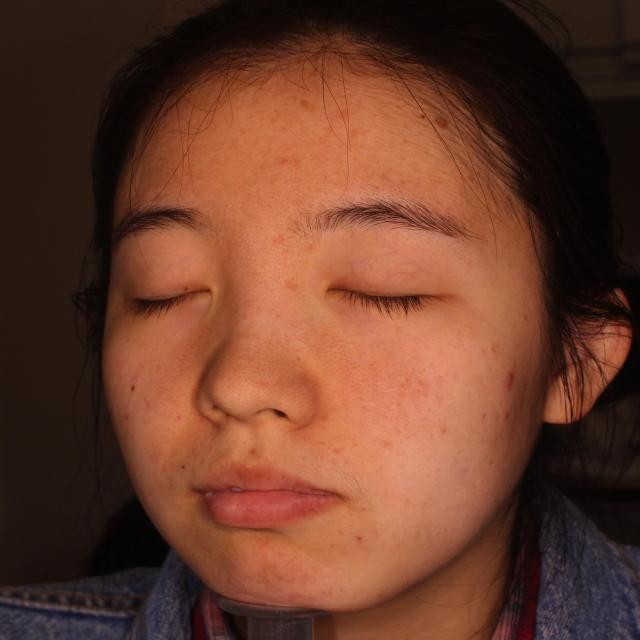
#> input picture Yusuf/Acne-Detection-V1-1/test/images/levle0_112_jpg.rf.2df72c4a5a5d52694f0f34c093f5fecc.jpg, 640 x 640 px
$ python -i heuristic_detector.py   (imports and definitions only)
#> lines starting #> are read from the running program, lines starting #| are printed output that depends on the picture; after the words box and inside, x2 and y2 are one past the last pixel; in counts of white or black regions, pixels touching at a corner belong together
### dermai-ai/utils/label_map.py
"""
label_map.py
============
Bidirectional mapping between English and Turkish acne lesion class names.
"""

# Canonical API labels. The trained DermAI dataset uses lowercase/plural names
# such as "papules"; normalize them before exposing results to the app.
LABELS_EN: list[str] = [
    "Comedone",
    "Nodule",
    "Papule",
    "Pustule",
    "Cyst",
    "Inflammatory lesion",
    "Scar",
]

# Turkish display names shown in the doctor panel and API responses
LABELS_TR: list[str] = [
    "Komedon",
    "Nodül",
    "Papül",
    "Püstül",
    "Kist",
    "İnflamatuar lezyon",
    "Skar / Akne izi",
]

# Lookup dictionaries
EN_TO_TR: dict[str, str] = dict(zip(LABELS_EN, LABELS_TR))
TR_TO_EN: dict[str, str] = dict(zip(LABELS_TR, LABELS_EN))

# Index-based lookup (used when model returns class_id integers)
ID_TO_EN: dict[int, str] = dict(enumerate(LABELS_EN))
ID_TO_TR: dict[int, str] = dict(enumerate(LABELS_TR))


def _normalize_label(label: str) -> str:
    """Normalize label names for resilient matching."""
    return " ".join(label.strip().lower().replace("_", " ").replace("-", " ").split())


EN_NORMALIZED_TO_TR: dict[str, str] = {
    _normalize_label(en): tr
    for en, tr in EN_TO_TR.items()
}
#> in detect_heuristic_lesions, bgr is the input picture: shape (640, 640, 3); mean B, G, R 42.5, 60.1, 104.2

EN_ALIASES: dict[str, str] = {
    "comedone": "Comedone",
    "comedones": "Comedone",
    "blackhead": "Comedone",
    "blackheads": "Comedone",
    "whitehead": "Comedone",
    "whiteheads": "Comedone",
    "nodule": "Nodule",
    "nodules": "Nodule",
    "papule": "Papule",
    "papules": "Papule",
    "pustule": "Pustule",
    "pustules": "Pustule",
    "cyst": "Cyst",
    "cysts": "Cyst",
    "inflammatory lesion": "Inflammatory lesion",
    "inflammatory lesions": "Inflammatory lesion",
    "scar": "Scar",
    "scars": "Scar",
}


def canonical_label_en(label_en: str) -> str:
    """Return the canonical English API label for model-native class names."""
    return EN_ALIASES.get(_normalize_label(label_en), label_en)


def to_turkish_label(label_en: str) -> str:
    """
    Map an English label to Turkish when it is one of the known acne classes.
    Falls back to the original label for unknown classes.
    """
    canonical = canonical_label_en(label_en)
    return EN_NORMALIZED_TO_TR.get(_normalize_label(canonical), canonical)

### dermai-ai/models/heuristic_detector.py
"""
heuristic_detector.py
=====================
Rule-based lesion candidate detector used when acne-trained YOLO weights
are not available.

This module is intentionally deterministic and image-driven (no random values).
It detects candidate regions using skin masking + redness/darkness contrasts.
"""
from __future__ import annotations

import cv2
import numpy as np

from utils.label_map import ID_TO_EN, to_turkish_label

EN_TO_ID: dict[str, int] = {label: idx for idx, label in ID_TO_EN.items()}


def _as_uint8_rgb(image_np: np.ndarray) -> np.ndarray:
    if image_np.dtype == np.uint8:
        return image_np
    clipped = np.clip(image_np, 0.0, 1.0)
    return (clipped * 255.0).astype(np.uint8)


def _build_skin_mask(bgr: np.ndarray) -> np.ndarray:
    """Approximate skin mask in YCrCb space (works reasonably for many tones)."""
    ycrcb = cv2.cvtColor(bgr, cv2.COLOR_BGR2YCrCb)
#> ycrcb: shape (640, 640, 3); mean of channels 0, 1, 2 71.3, 151.5, 111.8
    lower = np.array([0, 133, 77], dtype=np.uint8)
    upper = np.array([255, 173, 127], dtype=np.uint8)
    mask = cv2.inRange(ycrcb, lower, upper)
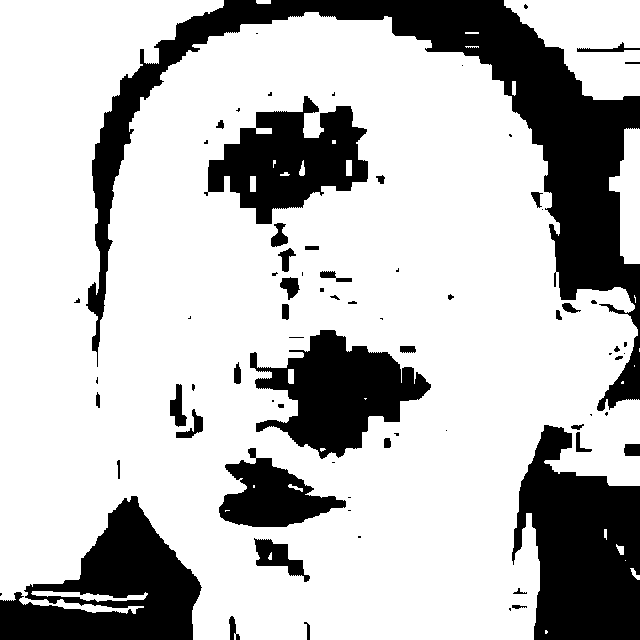
#> mask: shape (640, 640); 74.3% white; 74 black regions (34 under 20 px), largest, box (x1, y1, x2, y2) and area: (86, 0, 640, 411) 38417, (512, 425, 640, 640) 18818, (0, 496, 202, 640) 15281

    kernel = cv2.getStructuringElement(cv2.MORPH_ELLIPSE, (5, 5))
    mask = cv2.morphologyEx(mask, cv2.MORPH_OPEN, kernel, iterations=1)
#> mask: shape (640, 640); 73.9% white; 65 black regions (30 under 20 px), largest, box (x1, y1, x2, y2) and area: (86, 0, 640, 416) 39102, (512, 424, 640, 640) 19172, (0, 496, 202, 640) 15522
    mask = cv2.morphologyEx(mask, cv2.MORPH_CLOSE, kernel, iterations=1)
#> mask: shape (640, 640); 74.4% white; 33 black regions (1 under 20 px), largest, box (x1, y1, x2, y2) and area: (88, 0, 640, 330) 37151, (513, 425, 640, 640) 19047, (0, 496, 201, 640) 15247
    return mask


def _bbox_iou(a: dict, b: dict) -> float:
    ax1, ay1 = a["x"], a["y"]
    ax2, ay2 = ax1 + a["w"], ay1 + a["h"]
    bx1, by1 = b["x"], b["y"]
    bx2, by2 = bx1 + b["w"], by1 + b["h"]

    ix1, iy1 = max(ax1, bx1), max(ay1, by1)
    ix2, iy2 = min(ax2, bx2), min(ay2, by2)
    iw, ih = max(0, ix2 - ix1), max(0, iy2 - iy1)
    inter = float(iw * ih)
    if inter <= 0:
        return 0.0

    area_a = float(max(1, a["w"]) * max(1, a["h"]))
    area_b = float(max(1, b["w"]) * max(1, b["h"]))
    return inter / max(1e-6, (area_a + area_b - inter))


def _nms(detections: list[dict], iou_threshold: float = 0.30, max_keep: int = 25) -> list[dict]:
    kept: list[dict] = []
    for det in detections:
        if all(_bbox_iou(det["bbox"], k["bbox"]) < iou_threshold for k in kept):
            kept.append(det)
            if len(kept) >= max_keep:
                break
    return kept


def _classify_candidate(area: float, mean_redness: float, mean_darkness: float) -> str:
    # Conservative label heuristics until trained weights are available.
    if mean_redness >= 0.11:
        if area >= 1200:
            return "Nodule"
        if area >= 450:
            return "Pustule"
        if area >= 140:
            return "Papule"
        return "Inflammatory lesion"

    if mean_darkness >= 0.055:
        return "Comedone"

    if area >= 1600:
        return "Cyst"

    return "Papule"


def _confidence(mean_redness: float, mean_darkness: float, area: float, area_norm: float) -> float:
    red_score = np.clip((mean_redness + 0.02) / 0.20, 0.0, 1.0)
    dark_score = np.clip((mean_darkness + 0.015) / 0.15, 0.0, 1.0)
    size_score = np.clip(area / max(1.0, area_norm), 0.0, 1.0)

    score = 0.20 + 0.45 * max(red_score, dark_score) + 0.35 * size_score
    return float(np.clip(score, 0.20, 0.95))


def detect_heuristic_lesions(image_np: np.ndarray, conf_threshold: float = 0.25) -> list[dict]:
    """
    Return acne-like lesion candidates from a face image using deterministic CV.
    Output schema matches the main YOLO detector output.
    """
    rgb = _as_uint8_rgb(image_np)
    bgr = cv2.cvtColor(rgb, cv2.COLOR_RGB2BGR)

    skin_mask = _build_skin_mask(bgr)
    skin_bool = skin_mask > 0

    # If skin area is tiny, return no detections instead of guessing.
    if int(np.count_nonzero(skin_bool)) < 3500:
        return []

    rgb_f = rgb.astype(np.float32) / 255.0
    r = rgb_f[:, :, 0]
    g = rgb_f[:, :, 1]
    b = rgb_f[:, :, 2]
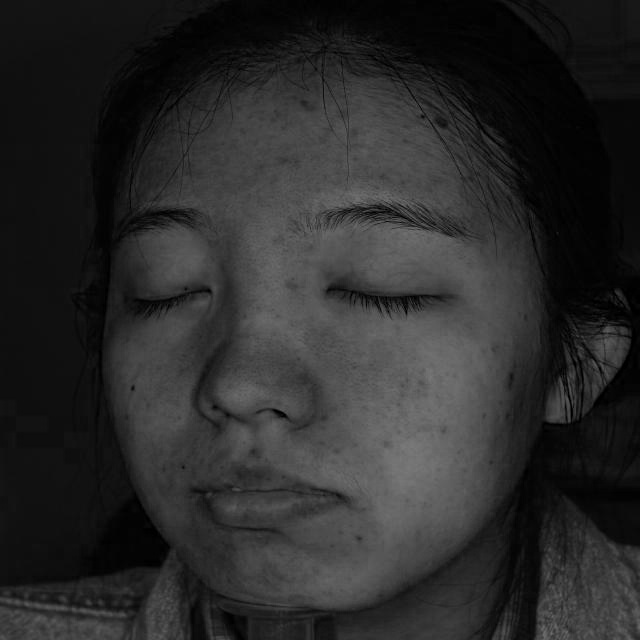
#> b: shape (640, 640) float32; min 0, max 0.478, mean 0.167

    redness = r - 0.5 * (g + b)
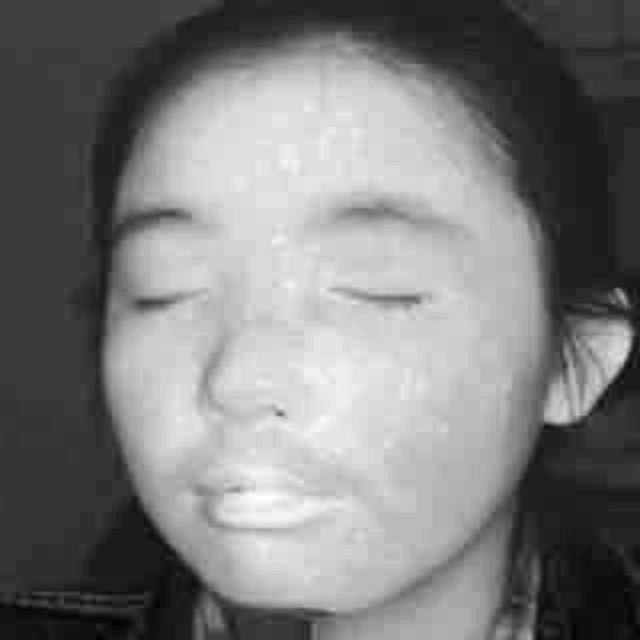
#> redness: shape (640, 640) float32; min -0.049, max 0.48, mean 0.208; drawn with min black and max white

    gray = cv2.cvtColor(rgb, cv2.COLOR_RGB2GRAY).astype(np.float32) / 255.0
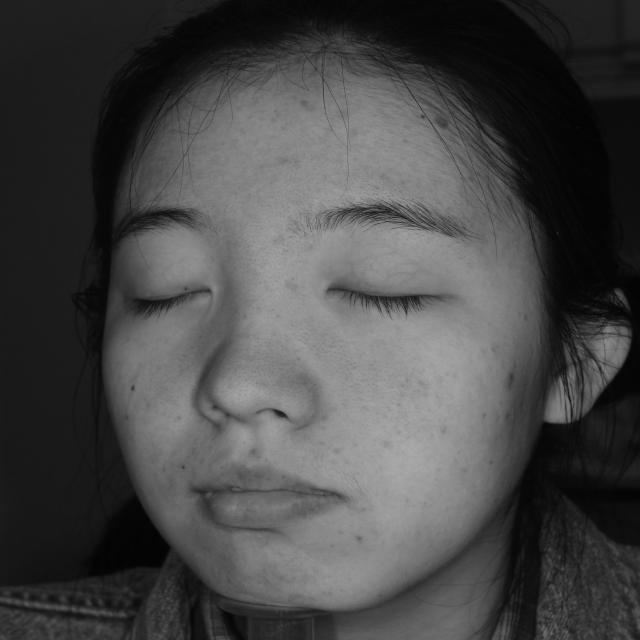
#> gray: shape (640, 640) float32; min 0, max 0.671, mean 0.28
    local_bg = cv2.GaussianBlur(gray, (21, 21), 0)
    darkness = local_bg - gray
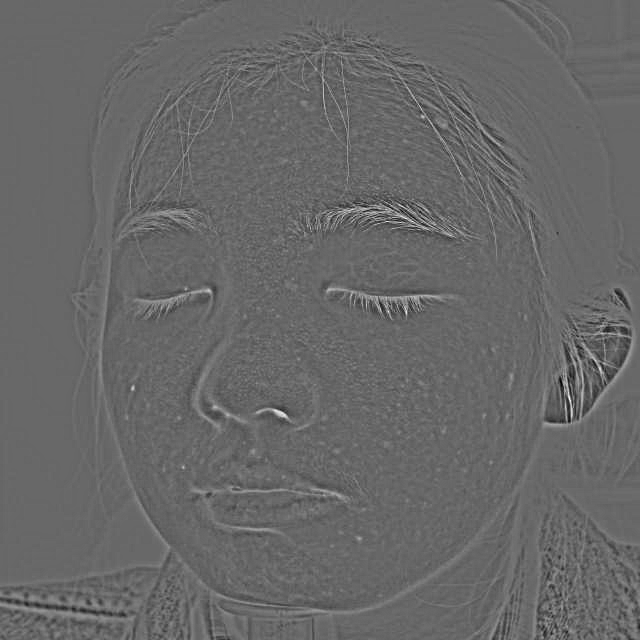
#> darkness: shape (640, 640) float32; min -0.189, max 0.274, mean -3.9e-06; drawn with min black and max white

    red_vals = redness[skin_bool]
    dark_vals = darkness[skin_bool]

    red_threshold = max(0.045, float(red_vals.mean() + 0.75 * red_vals.std()))
#> red_threshold = 0.334
    dark_threshold = max(0.035, float(dark_vals.mean() + 0.80 * dark_vals.std()))
#> dark_threshold = 0.035

    red_mask = ((redness > red_threshold) & skin_bool).astype(np.uint8) * 255
#> red_mask: shape (640, 640); 27.3% white; 23 white regions (9 under 20 px), largest, box (x1, y1, x2, y2) and area: (120, 64, 520, 602) 110015, (599, 330, 629, 378) 722, (549, 392, 568, 422) 365
    dark_mask = ((darkness > dark_threshold) & skin_bool).astype(np.uint8) * 255
#> dark_mask: shape (640, 640); 2.5% white in thin lines or dots

    candidate_mask = cv2.bitwise_or(red_mask, dark_mask)
#> candidate_mask: shape (640, 640); 29.3% white; 602 white regions (544 under 20 px), largest, box (x1, y1, x2, y2) and area: (120, 60, 520, 602) 112497, (579, 322, 636, 417) 1208, (542, 339, 584, 428) 531
    kernel = cv2.getStructuringElement(cv2.MORPH_ELLIPSE, (3, 3))
    candidate_mask = cv2.morphologyEx(candidate_mask, cv2.MORPH_OPEN, kernel, iterations=1)
#> candidate_mask: shape (640, 640); 28.1% white; 138 white regions (89 under 20 px), largest, box (x1, y1, x2, y2) and area: (120, 64, 519, 602) 110616, (599, 328, 629, 378) 763, (549, 394, 568, 422) 358
    candidate_mask = cv2.dilate(candidate_mask, kernel, iterations=1)
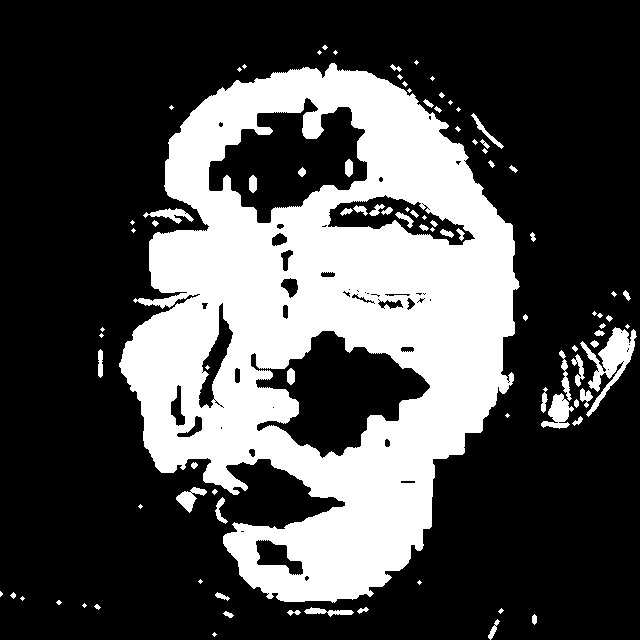
#> candidate_mask: shape (640, 640); 30.1% white; 93 white regions (38 under 20 px)

    contours, _ = cv2.findContours(candidate_mask, cv2.RETR_EXTERNAL, cv2.CHAIN_APPROX_SIMPLE)
#> contours = 75 contours, 45 with area under 20; largest, box (x1, y1, x2, y2) and area: (119, 63, 520, 603) 144890, (580, 327, 637, 417) 1534, (541, 393, 574, 429) 536, (176, 487, 207, 513) 307, (143, 208, 194, 224) 274

    h, w = rgb.shape[:2]
    img_area = float(h * w)
    min_area = max(26.0, img_area * 0.00006)
    max_area = img_area * 0.015
    area_norm = img_area * 0.004
    effective_conf_threshold = max(conf_threshold, 0.55)

    detections: list[dict] = []

    for cnt in contours:
        area = float(cv2.contourArea(cnt))
        if area < min_area or area > max_area:
            continue

        x, y, bw, bh = cv2.boundingRect(cnt)
        if bw < 4 or bh < 4:
            continue

        aspect = max(bw, bh) / max(1.0, min(bw, bh))
        if aspect > 2.5:
            continue

        cnt_mask = np.zeros(candidate_mask.shape, dtype=np.uint8)
        cv2.drawContours(cnt_mask, [cnt], -1, 255, thickness=cv2.FILLED)
        roi = cnt_mask > 0

        mean_redness = float(np.mean(redness[roi])) if np.any(roi) else 0.0
        mean_darkness = float(np.mean(darkness[roi])) if np.any(roi) else 0.0
        if mean_redness < (red_threshold * 0.85) and mean_darkness < (dark_threshold * 0.85):
            continue

        label_en = _classify_candidate(area=area, mean_redness=mean_redness, mean_darkness=mean_darkness)
        conf = _confidence(
            mean_redness=mean_redness,
            mean_darkness=mean_darkness,
            area=area,
            area_norm=area_norm,
        )
        if conf < effective_conf_threshold:
            continue

        label_tr = to_turkish_label(label_en)
        class_id = EN_TO_ID.get(label_en, -1)

        detections.append(
            {
                "label": label_tr,
                "label_en": label_en,
                "confidence": round(conf, 4),
                "class_id": class_id,
                "bbox": {"x": int(x), "y": int(y), "w": int(bw), "h": int(bh)},
            }
        )
#> this loop made 75 passes
#> (area, x, y, bw, bh, aspect, mean_redness, mean_darkness) on passes 2, 7, 13, 19, 21, 26, 27, 29: (68, 488, 619, 12, 21, 1.75, 0.159, 0.0392), (29, 357, 607, 12, 7, 1.71, 0.24, 0.0354), (45.5, 215, 592, 15, 9, 1.67, 0.145, 0.0363), (104.5, 215, 497, 13, 27, 2.08, 0.351, -0.00684), (307, 176, 487, 31, 26, 1.19, 0.319, 0.00539), (535.5, 541, 393, 33, 36, 1.09, 0.292, -0.00462), (106, 580, 388, 13, 20, 1.54, 0.299, 0.00831), (146, 571, 354, 14, 33, 2.36, 0.213, 0.0464)
#> pass 2, in detect_heuristic_lesions, `roi = cnt_mask > 0`:
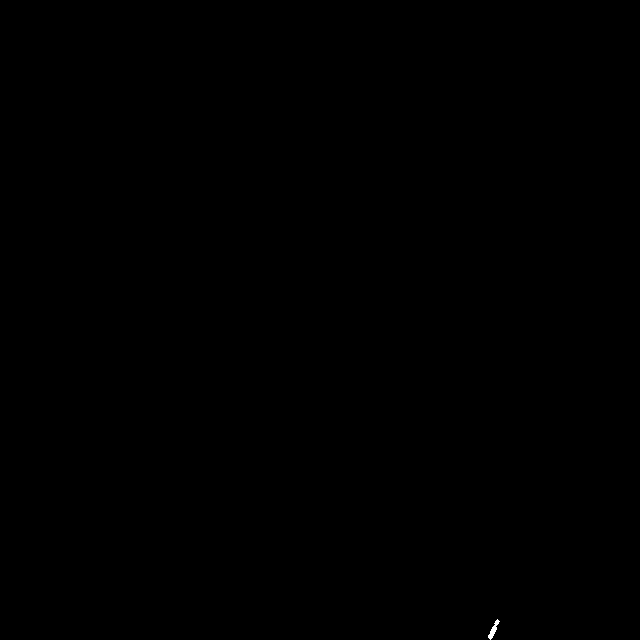
#> roi: shape (640, 640) bool; 0.02% white; 1 white region, box (x1, y1, x2, y2) and area: (488, 619, 500, 640) 89
#> after the loop, detections = 14 items

    detections.sort(key=lambda d: d["confidence"], reverse=True)
    return _nms(detections, iou_threshold=0.30, max_keep=25)
#> the loop in _nms, `for det in detections:` made 14 passes

>>> import cv2
>>> picture = cv2.cvtColor(cv2.imread('../../Yusuf/Acne-Detection-V1-1/test/images/levle0_112_jpg.rf.2df72c4a5a5d52694f0f34c093f5fecc.jpg'), cv2.COLOR_BGR2RGB)
>>> result = detect_heuristic_lesions(picture)

$ run again, on Yusuf/Acne-Detection-V1-1/test/images/levle0_11_jpg.rf.6167a05bb0e4b9e8cc5cb9de7239d9c8.jpg
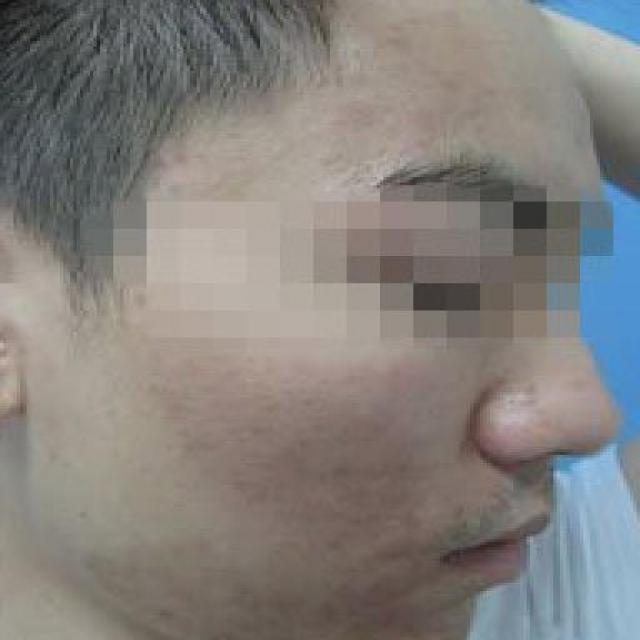
#> input picture Yusuf/Acne-Detection-V1-1/test/images/levle0_11_jpg.rf.6167a05bb0e4b9e8cc5cb9de7239d9c8.jpg, 640 x 640 px
#> in detect_heuristic_lesions, bgr is the input picture: shape (640, 640, 3); mean B, G, R 125.2, 128.6, 132
#> ycrcb: shape (640, 640, 3); mean of channels 0, 1, 2 129.2, 130, 125.7
#> in _build_skin_mask, `mask = cv2.inRange(ycrcb, lower, upper)`:
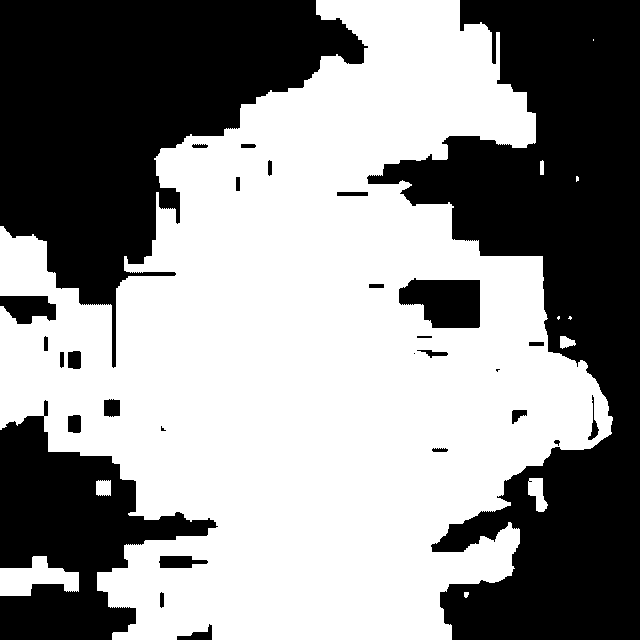
#> mask: shape (640, 640); 56.2% white; 29 black regions (3 under 20 px), largest, box (x1, y1, x2, y2) and area: (367, 0, 640, 640) 85092, (0, 0, 368, 368) 63246, (0, 400, 218, 640) 24051
#> skin_bool: shape (640, 640) bool; 56.5% white; 13 black regions, largest, box (x1, y1, x2, y2) and area: (368, 0, 640, 640) 85347, (0, 0, 366, 307) 62892, (0, 416, 216, 640) 24022
#> red_threshold = 0.0748
#> dark_threshold = 0.035
#> red_mask: shape (640, 640); 13.2% white; 31 white regions (6 under 20 px), largest, box (x1, y1, x2, y2) and area: (128, 304, 436, 560) 36341, (458, 376, 592, 502) 6432, (432, 32, 486, 96) 2506
#> dark_mask: shape (640, 640); 0.41% white in thin lines or dots, all inside (x1, y1, x2, y2) = (0, 0, 551, 615)
#> in detect_heuristic_lesions, `candidate_mask = cv2.dilate(candidate_mask, kernel, iterations=1)`:
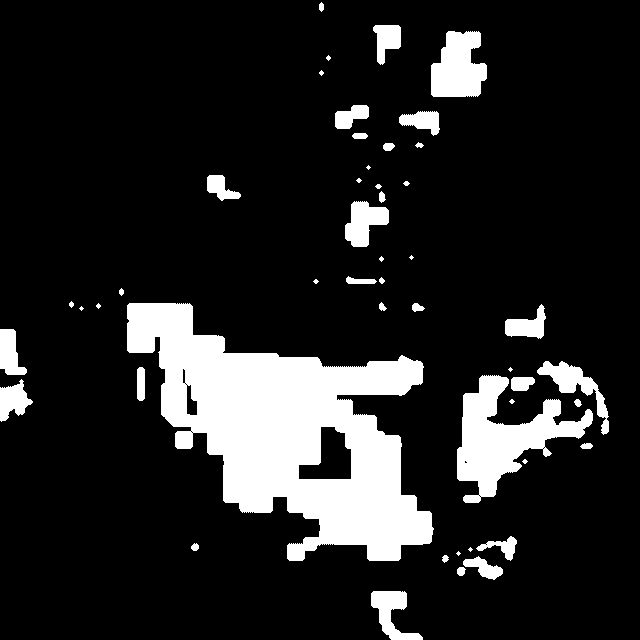
#> candidate_mask: shape (640, 640); 14.5% white; 49 white regions (14 under 20 px)
#> contours = 49 contours, 18 with area under 20; largest, box (x1, y1, x2, y2) and area: (127, 303, 434, 561) 39607, (457, 375, 593, 503) 6782, (431, 31, 487, 97) 2678, (537, 361, 609, 435) 1287, (345, 201, 389, 247) 1183
#> the loop in detect_heuristic_lesions, `for cnt in contours:` made 49 passes
#> (area, x, y, bw, bh, aspect, mean_redness, mean_darkness) on passes 2, 3, 4, 7, 8, 10, 11, 14: (50.5, 457, 567, 9, 9, 1, 0.0772, -0.00153), (410.5, 463, 556, 40, 24, 1.67, 0.0824, -0.000699), (28.5, 442, 555, 7, 8, 1.14, 0.0515, 0.0388), (37.5, 191, 543, 8, 8, 1, 0.0746, 0.00103), (331, 476, 536, 41, 25, 1.64, 0.0734, 0.0173), (47.5, 580, 443, 13, 6, 2.17, 0.0788, 0.00605), (33, 574, 399, 8, 8, 1, 0.0767, -0.00166), (253.5, 511, 377, 24, 14, 1.71, 0.0775, 0.000127)
#> after the loop in detect_heuristic_lesions, `for cnt in contours:`: detections = 8 items
#> the loop in _nms, `for det in detections:` made 8 passes
